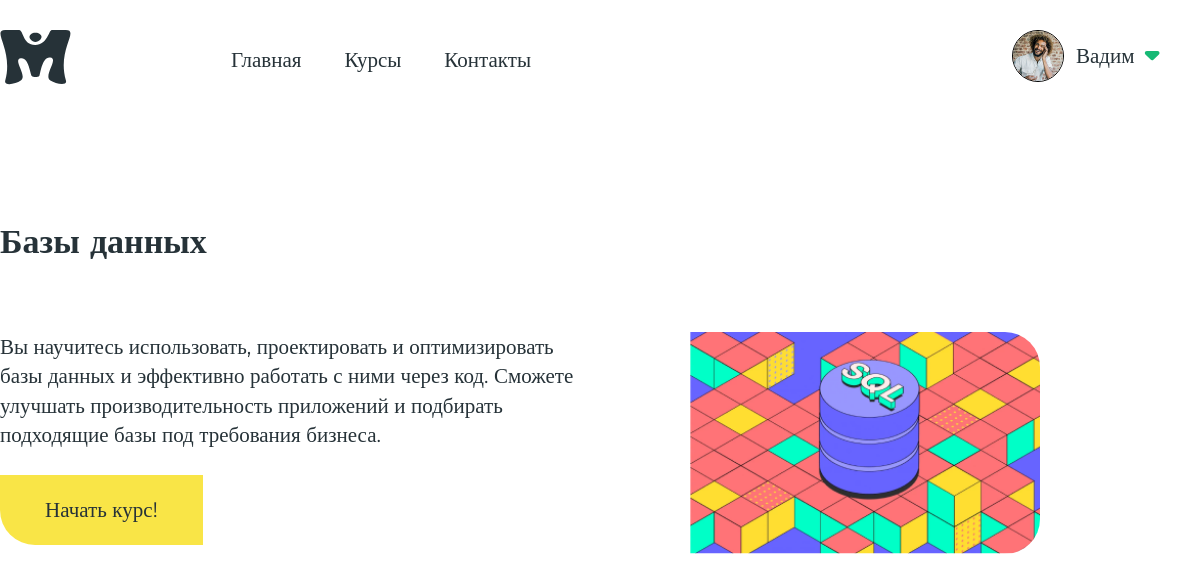
Page /courses/course/1 (signed in) on the committed database.
### courses/models.py (models this page shows, shortened)
class Course(models.Model):
    title = models.CharField(max_length=100, help_text="Введите название курса", verbose_name="Название")
    desc = models.TextField(max_length=1000, help_text="Введите описание курса", verbose_name="Описание")
    img = models.TextField(max_length=100, default="default.png", help_text="Укажите путь к фотографии", verbose_name="Фотография")
    class Meta:
        permissions = (("can_mark_returned", "Set course as returned"),)

### courses/views.py (the view)
# urls.py: url(r'^course/(?P<pk>\d+)$', views.CourseDetailView.as_view(), name='course-detail'),
class CourseDetailView(generic.DetailView):
    model = Course

### courses/templates/courses/course_detail.html
{% extends "head.html" %}
{% block content %}
    <section class="section section__course__wrap">
        <div class="container">
            <div class="section__course section__course-detail">
                <div class="scourse__top">
                    <h1 class="h1 scourse__title">{{course.title}}</h1>
                </div>
                <div class="scourse__bottom">
                    <div class="scourse__left">
                        <p class="text">
                            {{course.desc}}
                        </p>
                        <a href="{% url 'cards' course.id %}" class="button course__link">Начать курс!</a>
                    </div>
                    <div class="scourse__right courseDetail__image">
                        {% load static %}
                        <img src="{% static course.img %}" alt="">
                    </div>
                </div>
            </div>
        </div>
    </section>
{% endblock %}

### courses/templates/head.html (shortened to what this page needs)
<!DOCTYPE html>
<html lang="ru">
<head>
    {% load static %}
    <link rel="stylesheet" href="{% static 'css/style.css' %}">
</head>
<body>
    {% block header%}
        <header class="header-wrap header-light">
            <div class="container">
                <div class="header">
                    <div class="header__left">
                        <div class="logo">
                        </div>
                        <ul class="header__menu">
                            <li><a class="link" href="{% url 'index' %}">Главная</a></li>
                            <li><a class="link" href="{% url 'courses' %}">Курсы</a></li>
                            <li><a class="link" href="{% url 'logout'%}?next={{request.path}}">Контакты</a></li>
                        </ul>
                    </div>
                    <div class="header__right">
                        {% if user.is_authenticated %}
                            <div class="header__user">
                                <a href="" class="link header__profilelink">
                                    <div class="user__img">
                                        {% load static %}
                                        <img src="{% static 'images/ava.png' %}" alt="">
                                    </div>
                                    <div class="user__name">
                                        {{ user.get_username }}
                                    </div>
                                    <svg class="icondown" width="16" height="10" viewBox="0 0 16 10" fill="none" xmlns="http://www.w3.org/2000/svg">
                                        <path d="M13.5 0H2.82843C1.04662 0 0.15428 2.15428 1.41421 3.41421L6.61986 8.61986C7.38747 9.38747 8.62728 9.40259 9.41338 8.65392L14.8793 3.44828C16.1867 2.20316 15.3054 0 13.5 0Z" fill="#17B975"/>
                                    </svg>
                                </a>
                            </div>
                        {% else %}
                            <a class="link" href="{% url 'login'%}?next={{request.path}}" class="user__name">Войти</a>
                        {% endif%}
                    </div>
                </div>
            </div>
        </header>
    {% endblock %}
    <main>
        {% block content%}{% endblock %}
    </main>
    {% load static %}
</body>
</html>

### courses/static/css/style.css (style rules this page uses)
body { margin: 0; box-sizing: border-box; --grey: #97999F; --asphalt: #455A64; --darkgrey: #263238; --yellow: #F9E547; --green: #17B975; color: var(--darkgrey); font-family: 'Montserrat'; font-size: 21px; display: flex; flex-direction: column; align-items: center; }
.container { width: 1200px; }
h1, h2, h3, h4, h5, h6, p, ul { margin: 0; padding: 0; }
a { text-decoration: none; color: inherit; }
ul { list-style: none; }
.button { height: 70px; display: flex; align-items: center; justify-content: center; padding-left: 45px; width: fit-content; padding-right: 45px; background-color: var(--yellow); border-radius: 50px; transition: 0.3s ease; }
.h1 { font-size: 34px; font-weight: 900; }
.link { transition: 0.3s ease; }
.header-wrap { background-color: var(--darkgrey); display: flex; height: 120px; width: 100%; display: flex; justify-content: center; align-items: center; color: white; position: fixed; top: 0; transition: 0.3s ease; }
.header { display: flex; justify-content: space-between; align-items: center; }
.header__left { display: flex; align-items: center; }
.header__menu { display: flex; margin-left: 160px; }
.header__menu li { margin-right: 43px; }
.user__img { height: 50px; width: 50px; border-radius: 100%; border: 1px solid black; }
.user__img img { width: 100%; height: 100%; }
.user__name { margin-right: 9px; margin-left: 12px; }
.header__right { position: relative; }
.header__user { border-radius: 0 0 35px 35px; padding-left: 18px; padding-right: 18px; position: absolute; top: -60px; padding-top: 30px; right: 0; min-width: 170px; transition: 0.3s ease background-color; }
.header__profilelink { display: flex; position: relative; z-index: 5; align-items: center; }
.header-light { color: var(--darkgrey); background-color: #fff; }
.section { width: 100%; }
main { margin-top: 120px; width: 100%; }
.section__course__wrap { margin-top: 100px; padding-bottom: 100px; }
.section__course { display: flex; flex-direction: column; }
.scourse__top { margin-bottom: 55px; display: flex; justify-content: space-between; align-items: center; }
.course__link { border-radius: 0 0 0 35px; }
.section__course-detail .scourse__top { margin-bottom: 70px; }
.section__course-detail .scourse__bottom { display: flex; align-items: stretch; }
.scourse__left { width: 590px; }
.text { margin-bottom: 25px; font-size: 21px; line-height: 140%; }
.courseDetail__image { border-radius: 0 35px 35px 0; overflow: hidden; min-width: 350px; margin-left: 100px; min-height: 100%; }
.courseDetail__image img { height: 100%; }
.section { display: flex; justify-content: center; }

### rows in the picture
Course: title "Базы данных", desc "Вы научитесь использовать, проектировать и оптимизировать базы данных и эффективно работать с ними через код. Сможете улучшать производительность приложений и подбирать подходящие базы под требования бизнеса.", img (picture)

### other values in the picture
{{ user.get_username }} "Вадим"
